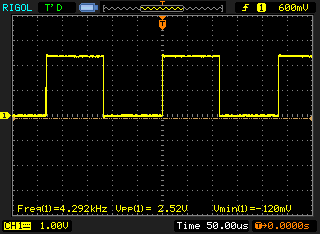
#> input picture TP2/mediciones/1.bmp, 320 x 234 px; its folder holds 4 pictures in this run
$ python correr_simulaciones.py ../mediciones/1.bmp
#> lines starting #> are read from the running program, lines starting #| are printed output that depends on the picture
"""Corre las simulaciones del TP2 con ngspice y exporta los resultados.

Uso (desde esta carpeta):  python3 correr_simulaciones.py

El circuito completo esta en tp2_circuito.cir (se abre tal cual en LTspice).
Este script arma, para cada analisis, un netlist en _corridas/ con el
circuito (cambiando los .param que hagan falta) y el bloque .control de
ngspice, lo simula y procesa los resultados. Escribe en ../informe/datos/:
  - archivos .dat para las figuras (pgfplots)
  - resultados.tex con un \\newcommand por cada numero citado en el informe
  - resultados.json con los mismos valores
"""
import json
import math
import os
import re
import shutil
import subprocess
from concurrent.futures import ThreadPoolExecutor

import numpy as np

AQUI = os.path.dirname(os.path.abspath(__file__))
TRABAJO = os.path.join(AQUI, "_corridas")
DATOS = os.path.normpath(os.path.join(AQUI, "..", "informe", "datos"))
MEDICIONES = os.path.normpath(os.path.join(AQUI, "..", "mediciones"))

F0 = 4300.0          # frecuencia de diseno [Hz]
T0 = 1.0 / F0        # periodo de diseno [s]
RES = {}             # resultados numericos -> resultados.tex


# ---------------------------------------------------------------------------
# Utilidades
# ---------------------------------------------------------------------------
# [33 lines left out: functions circuito, correr, leer, not called in this run]


def guardar(nombre, cabecera, columnas, fmt="%.6g"):
    np.savetxt(os.path.join(DATOS, nombre), np.column_stack(columnas),
               header=cabecera, comments="", fmt=fmt)


# [5 lines left out: function ultimos_periodos, not called in this run]


def remuestrear(t, vs, dt):
    tn = np.arange(t[0], t[-1], dt)
    return tn, [np.interp(tn, t, v) for v in vs]


# [16 lines left out: functions meseta, cruce, not called in this run]


# ---------------------------------------------------------------------------
# A. Simulacion nominal del circuito completo
# ---------------------------------------------------------------------------
TRAN_LARGO = "tran 50n 60m 58.8m 0.1u uic"
VEC_TODOS = "v(in) v(s1) v(int) v(s2) v(der) v(s3) v(vp) v(va) v(s4) v(vref1) v(vref2)"


# [119 lines left out: functions nominal, medida, not called in this run]


# ---------------------------------------------------------------------------
# C. Integrador: tres variantes, y sensibilidad a un error en el valor medio
# ---------------------------------------------------------------------------
INTEG = """.include ../modelos_tp2.lib
VCCP vcc 0 12
VCCN 0 vee 12
VREF vref2 0 1.25
VM vm 0 0.25
VS1 s1 0 PULSE({lo} {hi} 0 50n 50n {pw} {per})
{red}
R6 int n3 10k
R7 n3 s2 10k
XU2 vref2 n3 vcc vee s2 TL084
"""
RED_CC = """CC s1 ci 1u IC={vcc}
RI ci n2 5.6k
C1 n2 int 4.7n IC=-2.75
RF n2 int 1Meg
XU1 vref2 n2 vcc vee int TL084"""
# Acoplamiento en continua: la entrada (+) se lleva al valor medio de la
# senal 1 (0,25 V) y la salida se corre a 1,25 V con el inversor.
RED_DC = """RI s1 n2 5.6k
C1 n2 int 4.7n IC={c1ic}
RF n2 int {rf}
XU1 vm n2 vcc vee int TL084"""


# [65 lines left out: function integrador, not called in this run]


# ---------------------------------------------------------------------------
# D. Derivador: respuesta en frecuencia y respuesta al vertice de la triangular
# ---------------------------------------------------------------------------
DERIV = """.include ../modelos_tp2.lib
VCCP vcc 0 12
VCCN 0 vee 12
VT s2 0 DC 0 AC 1 PULSE(-1.5 4 0 116.28u 116.28u 10n 232.57u)
RS s2 cd {rs}
CD cd n4 1n
RD n4 der 31.6k
CF n4 der {cf}
XU 0 n4 vcc vee der TL084
"""


# [91 lines left out: functions derivador, derivador_barrido, not called in this run]


# ---------------------------------------------------------------------------
# E. Generador de impulsos y rectificador: tres diodos distintos
# ---------------------------------------------------------------------------
RECT = """.include ../modelos_tp2.lib
VCCP vcc 0 12
VCCN 0 vee 12
VS3 s3 0 PWL({pwl}) r=0
RS4 s3 c4 4.7k
C4 c4 n6 1n
RF4 n6 vp 4.7k
XU3A 0 n6 vcc vee vp TL084
R12 vp n7 10k
R13 n7 va 10k
D1 o7 n7 {d}
D2 va o7 {d}
XU3B 0 n7 vcc vee o7 TL084
R14 vp n8 20k
R15 va n8 10k
RF8 n8 s4 {rf}
XU3C 0 n8 vcc vee s4 TL084
RL s4 0 {rl}
"""


# [225 lines left out: functions rectificador, impedancias, referencia, montecarlo, fallas, not called in this run]


# ---------------------------------------------------------------------------
# Mediciones: digitalizacion de las capturas del osciloscopio
# ---------------------------------------------------------------------------
CAPTURAS = {1: (1.0, 50), 2: (0.5, 50), 3: (2.0, 50),
            4: (5.0, 100), 5: (0.5, 100), 6: (2.0, 100)}


def mediciones():
    """Convierte cada captura (320 x 234 px, 25 px por division) en una
    traza tension-tiempo. La reticula ocupa x = 12..312 y y = 15..215; el
    cero del canal 1 esta en y = 115 en todas las capturas."""
    from PIL import Image
    med = {}
    for i, (vdiv, tdiv) in CAPTURAS.items():
        im = np.array(Image.open(os.path.join(MEDICIONES, f"{i}.bmp"))
                      .convert("RGB")).astype(int)
        r, g, b = im[..., 0], im[..., 1], im[..., 2]
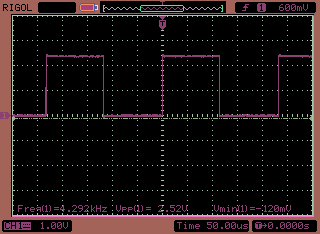
#> r: shape (234, 320) int64; 12 distinct labels, from 0 to 255; one colour per label, 0 black
#> g: shape (234, 320) int64; 12 distinct labels, from 0 to 255
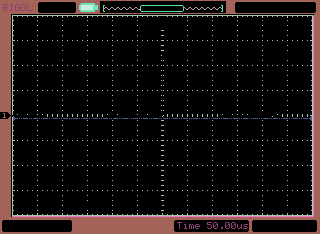
#> b: shape (234, 320) int64; 11 distinct labels, from 0 to 255; one colour per label, 0 black
        amarillo = (r > 180) & (g > 160) & (b < 120)
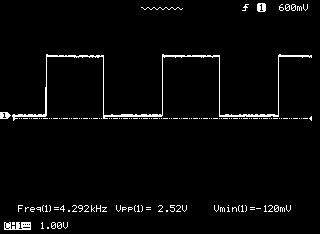
#> amarillo: shape (234, 320) bool; 3% white in thin lines or dots
        ts, vmed, vmin, vmax = [], [], [], []
        for x in range(13, 312):
            filas = np.where(amarillo[16:200, x])[0] + 16
            if len(filas) == 0:
                continue
            v = (115 - filas) * vdiv / 25
            ts.append((x - 12) * tdiv / 25)
            vmed.append(np.median(v))
            vmin.append(v.min())
            vmax.append(v.max())
#> this loop made 299 passes
#> (filas, v) on passes 1 to 3: ([114, 115, 116, 117, 118, 119, 120], [0.04, 0, -0.04, -0.08, -0.12, -0.16, -0.2]), ([114, 115, 116, 117, 118, 119], [0.04, 0, -0.04, -0.08, -0.12, -0.16]), ([115, 116, 118], [0, -0.04, -0.12])
#> after the loop, ts = 299 values from 2 to 598; vmax = 299 values, max 2.44 at index 33, min 0 at index 2, mean 1.22; vmed = 299 values, max 2.4 at index 267, min -0.08 at index 0, mean 1.1; vmin = 299 values, max 2.36 at index 35, min -0.2 at index 0, mean 0.247
        ts, vmed, vmin, vmax = map(np.array, (ts, vmed, vmin, vmax))
        # Las columnas de la reticula punteada tapan la traza en algunos
        # pixeles: filtro de mediana de 3 muestras sobre la traza central
        vpad = np.r_[vmed[0], vmed, vmed[-1]]
#> vpad = 301 values, max 2.4 at index 268, min -0.08 at index 0, mean 1.09
        vmed = np.median(np.c_[vpad[:-2], vpad[1:-1], vpad[2:]], axis=1)
#> vmed = 299 values, max 2.38 at index 34, min -0.08 at index 0, mean 1.13
        guardar(f"med{i}.dat", "t v vmin vmax", [ts, vmed, vmin, vmax],
                fmt="%.4f")
        med[i] = (ts, vmed, vmin, vmax)
#> pass 2 of the loop in mediciones, `for i, (vdiv, tdiv) in CAPTURAS.items():`:
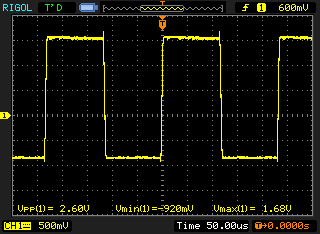
#> input picture TP2/mediciones/2.bmp, 320 x 234 px
#> r: shape (234, 320) int64; 11 distinct labels, from 0 to 255
#> g: shape (234, 320) int64; 11 distinct labels, from 0 to 255
#> in mediciones, `r, g, b = im[..., 0], im[..., 1], im[..., 2]`:
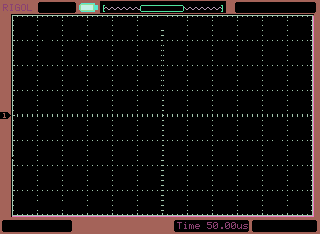
#> b: shape (234, 320) int64; 10 distinct labels, from 0 to 255; one colour per label, 0 black
#> in mediciones, `amarillo = (r > 180) & (g > 160) & (b < 120)`:
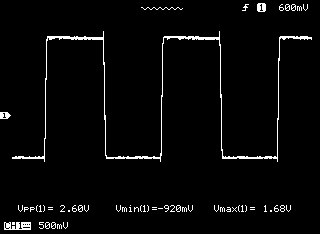
#> amarillo: shape (234, 320) bool; 3.1% white in thin lines or dots
#> the loop in mediciones, `for x in range(13, 312):` made 299 passes
#> (filas, v) on passes 1 to 3: ([157, 158], [-0.84, -0.86]), ([157, 158], [-0.84, -0.86]), ([156, 157, 158], [-0.82, -0.84, -0.86])
#> after the loop in mediciones, `for x in range(13, 312):`: vmax = 299 values, max 1.68 at index 90, min -0.84 at index 0, mean 0.408; vmed = 299 values, max 1.57 at index 35, min -0.85 at index 0, mean 0.371; vmin = 299 values, max 1.56 at index 35, min -0.92 at index 31, mean 0.334
#> vpad = 301 values, max 1.57 at index 36, min -0.85 at index 0, mean 0.371
#> in mediciones, `vmed = np.median(np.c_[vpad[:-2], vpad[1:-1], vpad[2:]], axis=1)`: vmed = 299 values, max 1.57 at index 42, min -0.85 at index 0, mean 0.371
#> pass 3 of the loop in mediciones, `for i, (vdiv, tdiv) in CAPTURAS.items():`:
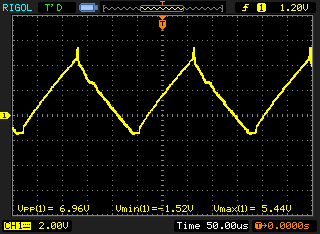
#> input picture TP2/mediciones/3.bmp, 320 x 234 px
#> r: shape (234, 320) int64; 11 distinct labels, from 0 to 255
#> g: shape (234, 320) int64; 11 distinct labels, from 0 to 255
#> in mediciones, `r, g, b = im[..., 0], im[..., 1], im[..., 2]`:
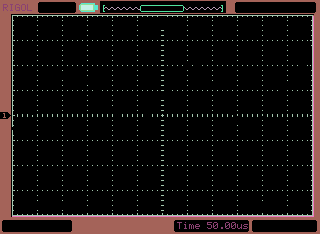
#> b: shape (234, 320) int64; 10 distinct labels, from 0 to 255; one colour per label, 0 black
#> in mediciones, `amarillo = (r > 180) & (g > 160) & (b < 120)`:
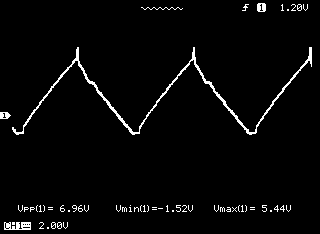
#> amarillo: shape (234, 320) bool; 2.9% white in thin lines or dots
#> the loop in mediciones, `for x in range(13, 312):` made 299 passes
#> (filas, v) on passes 1 to 3: ([127, 128, 129, 130, 131], [-0.96, -1.04, -1.12, -1.2, -1.28]), ([129, 130, 131, 132], [-1.12, -1.2, -1.28, -1.36]), ([129, 130, 131, 132, 133], [-1.12, -1.2, -1.28, -1.36, -1.44])
#> after the loop in mediciones, `for x in range(13, 312):`: vmax = 299 values, max 5.44 at index 64, min -1.36 at index 3, mean 1.61; vmed = 299 values, max 4.96 at index 180, min -1.44 at index 3, mean 1.48; vmin = 299 values, max 4.48 at index 180, min -1.52 at index 3, mean 1.36
#> vpad = 301 values, max 4.96 at index 181, min -1.44 at index 4, mean 1.48
#> in mediciones, `vmed = np.median(np.c_[vpad[:-2], vpad[1:-1], vpad[2:]], axis=1)`: vmed = 299 values, max 4.84 at index 63, min -1.44 at index 3, mean 1.48
#> the loop made 5 passes; the first 3 are shown
    # Valores caracteristicos
    t, v, vmn, vmx = med[1]
    R = {}
    R["inAlto"] = float(np.percentile(v, 95))
    R["inBajo"] = float(np.percentile(v, 5))
    # Frecuencia: la mide el osciloscopio en la captura 1 (4,292 kHz)
    R["frec"] = 4292.0
    alto = np.mean(v > 1.2)
    R["ciclo"] = alto * 100
    t, v, vmn, vmx = med[2]
    R["s1Alto"] = float(np.percentile(v, 95))
    R["s1Bajo"] = float(np.percentile(v, 5))
    R["s1Max"] = float(vmx.max())
    R["s1Min"] = float(vmn.min())
    t, v, vmn, vmx = med[3]
    R["s2Max"] = float(vmx.max())
    R["s2Min"] = float(vmn.min())
    R["s2MesMax"] = float(np.percentile(v, 97))
    R["s2MesMin"] = float(np.percentile(v, 3))
    # pendientes de la triangular (ajuste lineal en el centro de cada rampa)
    # rampa de subida: entre t = 30 y 110 us; bajada: entre 175 y 230 us
    m = (t > 30) & (t < 110)
    R["s2PendSub"] = float(np.polyfit(t[m], v[m], 1)[0])       # V/us
    m = (t > 175) & (t < 230)
    pb = np.polyfit(t[m], v[m], 1)
    R["s2PendBaj"] = float(pb[0])
    # Vertices de la triangular: interseccion de las rectas ajustadas
    # (descarta los picos que aparecen en los vertices)
    m = (t > 30) & (t < 110)
    ps = np.polyfit(t[m], v[m], 1)
    ts_ = (pb[1] - ps[1]) / (ps[0] - pb[0])
    R["s2VertMax"] = float(np.polyval(ps, ts_))
    T = 1e6 / 4292.0
    ps2 = np.array([ps[0], ps[1] - ps[0] * T])     # rampa del periodo siguiente
    tb_ = (pb[1] - ps2[1]) / (ps2[0] - pb[0])
    R["s2VertMin"] = float(np.polyval(pb, tb_))
    R["s2VertVpp"] = R["s2VertMax"] - R["s2VertMin"]
    R["s2VertCentro"] = (R["s2VertMax"] + R["s2VertMin"]) / 2
    for i in (4, 5, 6):
        t, v, vmn, vmx = med[i]
        R[f"c{i}Max"] = float(vmx.max())
        R[f"c{i}Min"] = float(vmn.min())
    # Captura 5: instantes de los eventos (cruces de +0,4 V hacia arriba en
    # el pico principal)
    t, v, _, _ = med[5]
    picos = t[1:][(v[1:] > 0.5) & (v[:-1] <= 0.5)]
    R["c5Periodo"] = float(np.mean(np.diff(picos)))
    # eventos secundarios: picos > 0,2 V que no son principales
    sec = t[1:][(v[1:] > 0.2) & (v[:-1] <= 0.2)]
    sec = np.array([s for s in sec if np.min(np.abs(picos - s)) > 20])
    dif = []
    for p in picos:
        nxt = sec[(sec > p) & (sec < p + 200)]
        if len(nxt):
            dif.append(nxt[-1] - p)
    R["c5Sep"] = float(np.median(dif)) if dif else float("nan")
    # Capturas 4 y 6: separacion media de los picos secundarios (rafagas)
    for i in (4, 6):
        t, v, _, _ = med[i]
        umbral = 0.35 * v.max()
        pp = []
        for j in range(1, len(v) - 1):
            if v[j] > umbral and v[j] >= v[j - 1] and v[j] > v[j + 1]:
                pp.append(t[j])
        pp = np.array(pp)
        d = np.diff(pp)
        d = d[(d > 8) & (d < 60)]
        R[f"c{i}Rafaga"] = float(np.median(d)) if len(d) else float("nan")
        prin = t[1:][(v[1:] > 0.7 * v.max()) & (v[:-1] <= 0.7 * v.max())]
        R[f"c{i}Periodo"] = float(np.mean(np.diff(prin)))
    for k, val in R.items():
        RES["med" + k[0].upper() + k[1:]] = val
    return R


# ---------------------------------------------------------------------------
# [15 lines left out: function escribir_resultados, not called in this run]


def main():
    import sys
    os.makedirs(TRABAJO, exist_ok=True)
    os.makedirs(DATOS, exist_ok=True)
    rapido = "--sin-mc" in sys.argv
    med = mediciones()
    referencia()
    print("referencia ok", flush=True)
    nominal()
    print("nominal ok", flush=True)
    tt, S = medida(med)
    # Figura de comparacion con la medicion: se alinea el flanco de subida
    # de la senal 1 simulada con el de la captura 2, y el minimo de la
    # triangular con el de la captura 3.
    fmed = med["frec"]
    T = 1e6 / fmed
    t2 = np.loadtxt(os.path.join(DATOS, "med2.dat"), skiprows=1)
    tm = t2[:, 0]
    sub_med = tm[1:][(t2[1:, 1] > 0.35) & (t2[:-1, 1] <= 0.35)][0]
    tus = tt * 1e6
    cr = tus[1:][(S["s1"][1:] > 0.35) & (S["s1"][:-1] <= 0.35)]
    sub_sim = cr[cr >= sub_med][0]
    tg = np.arange(0, 600, 0.25)
    s1g = np.interp((tg - sub_med + sub_sim), tus, S["s1"])
    t3 = np.loadtxt(os.path.join(DATOS, "med3.dat"), skiprows=1)
    m3 = t3[:, 0] < T
    tmin_med = t3[:, 0][m3][np.argmin(t3[:, 1][m3])]
    mt = (tus >= tmin_med) & (tus < tmin_med + T)
    tmin_sim = tus[mt][np.argmin(S["s2"][mt])]
    s2g = np.interp((tg - tmin_med + tmin_sim), tus, S["s2"])
    guardar("medida_sim.dat", "t s1 s2", [tg, s1g, s2g])
    print("medida ok", flush=True)
    integrador()
    print("integrador ok", flush=True)
    derivador()
    derivador_barrido()
    print("derivador ok", flush=True)
    rectificador()
    print("rectificador ok", flush=True)
    impedancias()
    print("impedancias ok", flush=True)
    fallas()
    print("fallas ok", flush=True)
    if not rapido:
        montecarlo()
        print("montecarlo ok", flush=True)
    else:
        viejo = os.path.join(DATOS, "resultados.json")
        if os.path.exists(viejo):
            with open(viejo) as f:
                for k, v in json.load(f).items():
                    if k.startswith("simMc"):
                        RES[k] = v
    escribir_resultados()
    for k in sorted(RES):
        print(f"{k:28s} {RES[k]:.6g}")


if __name__ == "__main__":
#> (the run stopped early here; a loop or call above may not have finished)
